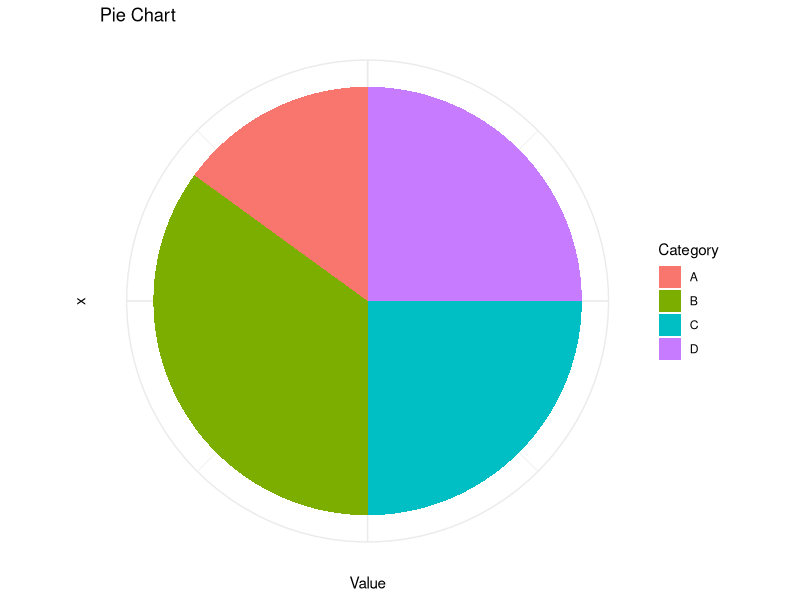

Write the R code that produced this figure.
# Data for Pie Chart
data <- data.frame(
  Category = c("A", "B", "C", "D"),
  Value = c(15, 35, 25, 25)
)

# Pie Chart
library(ggplot2)
ggplot(data, aes(x="", y=Value, fill=Category)) +
  geom_bar(stat="identity", width=1) +
  coord_polar(theta="y") +
  theme_minimal() +
  labs(title="Pie Chart") +
  theme(axis.text.x=element_blank())